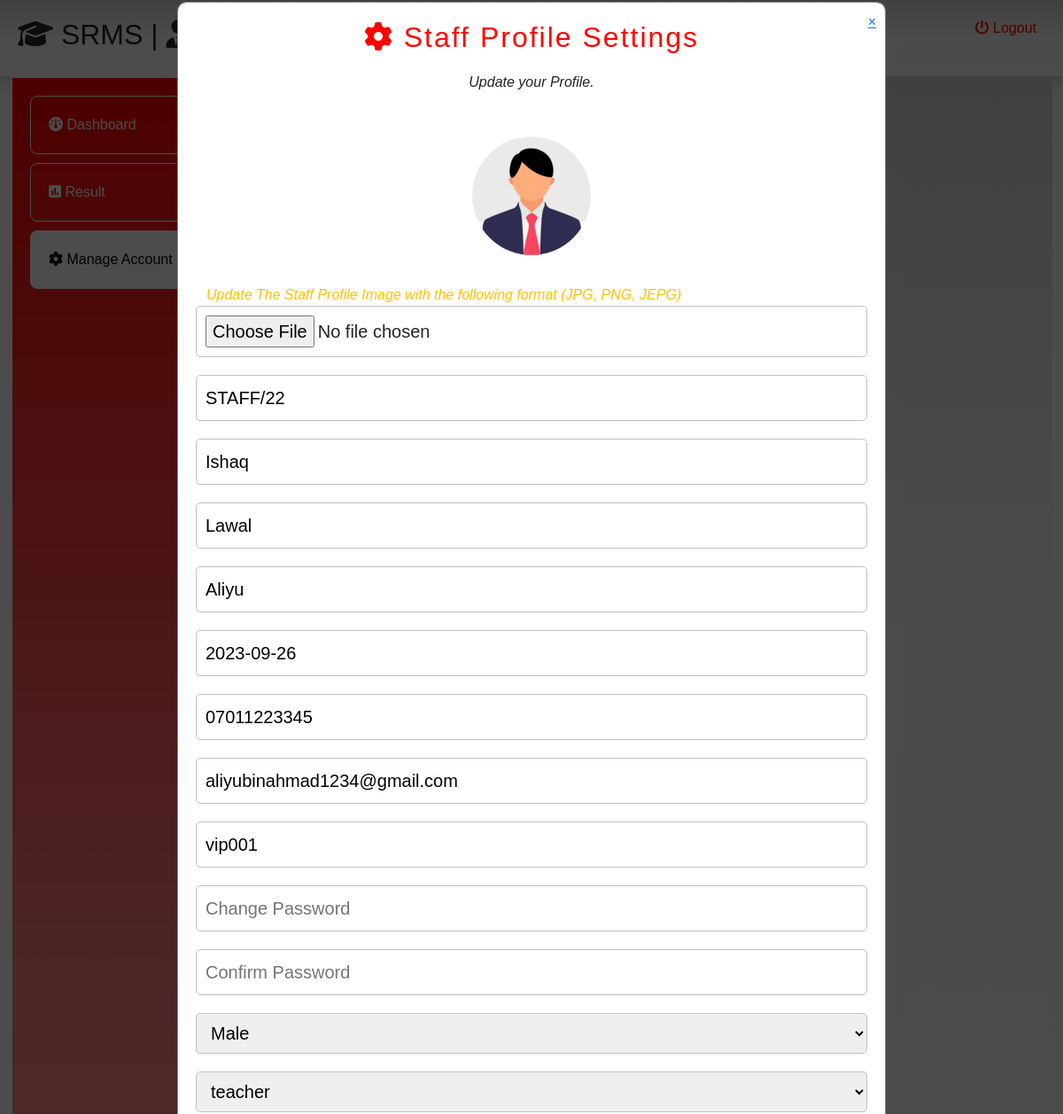
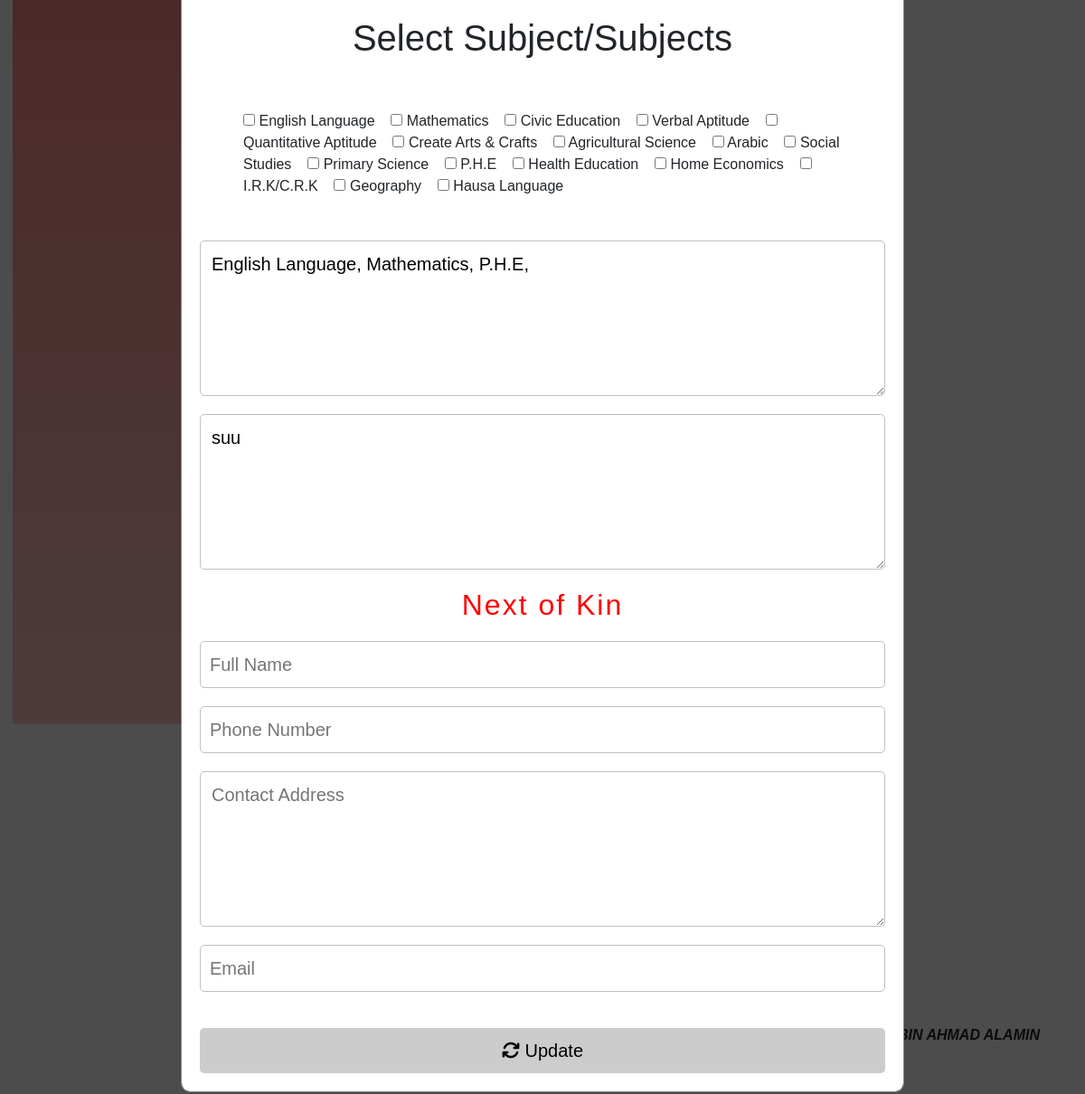
Screenshot of /manage-acc/ (signed in) with the database file from the repository (2 pictures, top to bottom).
### rpms/models.py (models this page shows, shortened)
class Staff(models.Model):
    user = models.ForeignKey(User, on_delete=models.CASCADE)
    id_user = models.IntegerField()
    staff_id = models.CharField(max_length=100, blank=True)
    f_name = models.CharField(max_length=100, blank=True)
    m_name = models.CharField(max_length=100, blank=True)
    l_name = models.CharField(max_length=100, blank=True)
    dob = models.CharField(max_length=100, blank=True)
    gender = models.CharField(max_length=20, blank=True)
    role = models.CharField(max_length=30, blank=True)
    staff_address = models.TextField(max_length=200, blank=True)
    staff_phone = models.CharField(max_length=20, blank=True)
    staff_photo = models.ImageField(upload_to='staff_profile', default='profile.png')
    n_fullname = models.CharField(max_length=100, blank=True)
    n_phone_number = models.CharField(max_length=100, blank=True)
    n_email = models.CharField(max_length=100, blank=True)
    n_address = models.TextField(max_length=200, blank=True)
    subjects = models.TextField(max_length=10000, blank=True)
    staff_fullname = models.CharField(max_length=10000, blank=True)
    date_registered = models.CharField(max_length=100, blank=True)
    last_update = models.CharField(max_length=100, blank=True)

class Subject(models.Model):
    subject_name = models.CharField(max_length=100, blank=True)
    description = models.TextField(max_length=20000, blank=True)
    date_registered = models.CharField(max_length=100, blank=True)
    last_update = models.CharField(max_length=100, blank=True)

### rpms/views.py (the view)
# urls.py: path('manage-acc/', views.manage_acc, name='manage-acc'),
@login_required(login_url='login')
def manage_acc(request):
    staff = Staff.objects.get(user=request.user)
    subjects = Subject.objects.all()
    current_user = Staff.objects.get(user=request.user)
    return render(request, "manage_acc.html", {"staff": staff, "subjects":subjects, "current_user":current_user})

### templates/manage_acc.html (shortened to what this page needs)
<!DOCTYPE html>
<html lang="en">
<head>
    <link rel="stylesheet" href="https://cdnjs.cloudflare.com/ajax/libs/font-awesome/6.4.2/css/all.min.css">
    <link rel="stylesheet" href="https://fontawesome.com/icons/lips?f=classic&s=solid">
    <link rel="stylesheet" href="../static/bootstrap/css/bootstrap.min.css">
    <link rel="stylesheet" href="../static/style.css">
</head>
<body>
    <div class="up-header">
        <div class="brand"><h2><i class="fa fa-graduation-cap"></i> SRMS |  User {{current_user.role}}</h2></div>
        <div class="end-content"><a href="#"><i class="fa fa-power-off"></i> Logout</a></div>
    </div>
    <div class="container-fluid">
        <nav class="nav-section desk">
            <ul>
                <li><a href="#"><i class="fa fa-gauge"></i> Dashboard</a></li>
                <li><a href="#"><i class="fa-solid fa-square-poll-vertical"></i> Result</a></li>
                <li class="ma active"><a href="#"><i class="fa fa-gear"></i> Manage Account</a></li>
            </ul>
        </nav>
        <main class="main-section">
            <div id="myModal" class="modal">
                <div class="modal-content">
                    <a href="/dashboard" class="close" id="closeModalBtn">&times;</a>
                    <h2><i class="fa fa-cog"></i> Staff Profile Settings</h2>
                    <p><i>Update your Profile.</i></p>
                    <img src="{{staff.staff_photo.url}}" alt="" height="100" weight="100">
                    <form id="myForm" method="post" action="/update-acc/" enctype="multipart/form-data">
                        <div class="row">
                            <span class="text-warning"><i>Update The Staff Profile Image with the following format (JPG, PNG, JEPG)</i></span>
                            <input type="file" id="profileimg" name="profileimg" placeholder="Profile Image">
                        </div>
                        <div class="row">
                            <input type="text" id="staff-id" name="staff-id" placeholder="Staff ID" value="{{staff.staff_id}}">
                        </div>
                        <div class="row">
                            <input type="text" id="fname" name="fname" placeholder="First Name" value="{{staff.f_name}}">
                        </div>
                        <div class="row">
                            <input type="text" id="mname" name="mname" placeholder="Middle Name (Optional)" value="{{staff.m_name}}">
                        </div>
                        <div class="row">
                            <input type="text" id="lname" name="lname" placeholder="Last Name" value="{{staff.l_name}}">
                        </div>
                        <div class="row">
                            <input type="text" id="dob" name="dob" placeholder="Date of Birth" value="{{staff.dob}}">
                        </div>
                        <div class="row">
                            <input type="number" id="staff_phone" name="staff_phone" placeholder="Phone Number" value="{{staff.staff_phone}}">
                        </div>
                        <div class="row">
                            <input type="email" id="email" name="email" placeholder="Email" value="{{staff.user.email}}">
                        </div>
                        <div class="row">
                            <input type="text" id="username" name="username" placeholder="Username" value="{{staff.user.username}}">
                        </div>
                        <div class="row">
                            <input type="password" id="password" name="password" placeholder="Change Password">
                        </div>
                        <div class="row">
                            <input type="password" id="cpassword" name="cpassword" placeholder="Confirm Password">
                        </div>
                        <div class="row">
                            <select name="gender" id="">
                                <option value="{{staff.gender}}">{{staff.gender}}</option>
                            </select>
                        </div>
                        {% if current_user.role == 'admin' %}
                        <div class="row">
                            <select name="role" id="" required>
                                <option value="{{staff.role}}">{{staff.role}}</option>
                                <option value="">Select role</option>
                                <option value="admin">admin</option>
                                <option value="teacher">teacher</option>
                            </select>
                        </div>
                        {% else %}
                        <div class="row">
                            <select name="role" id="" required>
                                <option value="{{staff.role}}">{{staff.role}}</option>
                            </select>
                        </div>
                        {% endif %}
                        {% if current_user.role == 'teacher' %}
                        <h1>Select Subject/Subjects</h1>
                        <div class="subj p-5">
                            {% for subject in subjects %}
                            <input type="checkbox" name="" id="" value="{{subject.subject_name}}" class="chck">
                            <span>{{subject.subject_name}}</span> &nbsp;&nbsp;
                            {% endfor %}
                        </div>
                        <div class="row">
                            <textarea name="subj" id="subj" cols="30" rows="5" placeholder="Staff Subjects">{{staff.subjects}}</textarea>
                        </div>
                        {% endif %}
                        <div class="row">
                            <textarea name="address1" id="" cols="30" rows="5" placeholder="Contact Address">{{staff.staff_address}}</textarea>
                        </div>
                        <h2>Next of Kin</h2>
                        <div class="row">
                            <input type="text" id="full_name" name="full_name" placeholder="Full Name" value="{{staff.n_fullname}}">
                        </div>
                        <div class="row">
                            <input type="number" id="p_number" name="p_number" placeholder="Phone Number" value="{{staff.n_phone_number}}">
                        </div>
                        <div class="row">
                            <textarea name="address2" id="" cols="30" rows="5" placeholder="Contact Address">{{staff.n_address}}</textarea>
                        </div>
                        <div class="row">
                            <input type="email" id="email2" name="email2" placeholder="Email" value="{{staff.n_email}}">
                        </div>
                        <button type="submit"><i class="fa fa-refresh"></i> Update</button>
                    </form>
                </div>
            </div>
            <div class="icons">
                <a href="#" id="openModalBtn2">
                </a> <br>
                <a href="#" id="openModalBtn3">
                </a><br>
                <span>Powered By - <i><b>BIN AHMAD ALAMIN</b></i></span>
            </div>
        </main>
    </div>
</body>
</html>

### static/style.css (style rules this page uses)
* { margin: 0; font-family: Arial, Helvetica, sans-serif; }
.up-header { background: linear-gradient(rgb(216, 216, 216), rgba(249, 249, 249, 0.484), rgba(255, 255, 255, 0.198)); box-shadow: 0 .5rem 1rem rgba(0,0,0, .2); display: flex; justify-content: space-between; padding: 20px; }
.container-fluid { display: flex; }
.nav-section { background: linear-gradient(red, rgba(255, 0, 0, 0.518), rgba(255, 0, 0, 0.227)); height: 80vh; border: 2px solid #fff; width: 30%; transition: all 1s; }
.nav-section ul li a { color: #fff; text-decoration: none; transition: all 2s; }
.nav-section ul li { padding: 20px; list-style: none; border: 1px solid #fff; margin-bottom: 10px; transition: all 1s; border-radius: 8px; }
.nav-section ul { padding: 20px; }
.end-content a { color: red; text-decoration: none; transition: all 1s; padding: 10px; }
.nav-section .active { background-color: #fff; }
.nav-section .active a { color: #000; }
.main-section { background: linear-gradient(rgb(216, 216, 216), rgba(249, 249, 249, 0.484), rgba(255, 255, 255, 0.198)); height: 50vh; width: 100%; }
.icons { position: absolute; right: 50px; bottom: 50px; line-height: 30px; }
.modal { display: none; position: fixed; top: 0; left: 0; width: 100%; height: 100%; background-color: rgba(0,0,0,0.7); transition: all 1s; }
.modal-content { background-color: #fff; margin: 2px auto; padding: 20px; border: 1px solid #888; width: 100%; max-width: 800px; position: relative; transition: all 1s; }
.close { position: absolute; top: 0; right: 0; padding: 10px; cursor: pointer; }
.modal-content { display: flex; flex-direction: column; align-items: center; justify-content: center; border-radius: 10px; }
.modal-content h2 { margin-bottom: 20px; font-family: Impact, Haettenschweiler, 'Arial Narrow Bold', sans-serif; letter-spacing: 2px; color: red; }
.row { display: flex; flex-direction: column; align-items: center; margin-bottom: 20px; width: 100%; }
form { display: flex; flex-direction: column; align-items: center; width: 100%; }
.modal-content .row input, select, textarea { width: 100%; font-size: 20px; padding: 10px; outline: none; border: 1px solid silver; border-radius: 5px; }
.modal-content button { background: #ccc; border: none; font-size: 20px; padding: 10px; margin-top: 20px; width: 100%; border-radius: 5px; cursor: pointer; transition: all 1s; }

### templates/manage_acc.html (style rules this page uses)
.modal { display: block; position: fixed; top: 0; left: 0; width: 100%; height: 100%; background-color: rgba(0,0,0,0.7); transition: all 1s; }
input[type=checkbox] { accent-color: red; }
img { border-radius: 50%; height: 200px; width: 200px; }

### rows the page displays
Staff: staff_photo (placeholder picture), staff-id "STAFF/22", fname "Ishaq", mname "Lawal", lname "Aliyu", dob "2023-09-26", staff_phone "07011223345", email "aliyubinahmad1234@gmail.com", username "vip001", gender "Male", role "teacher", subj "English Language, Mathematics, P.H.E,", address1 "suu"
Subject: subject_name "English Language"
Subject: subject_name "Mathematics"
Subject: subject_name "Civic Education"
Subject: subject_name "Verbal Aptitude"
Subject: subject_name "Quantitative Aptitude"
Subject: subject_name "Create Arts & Crafts"
Subject: subject_name "Agricultural Science"
Subject: subject_name "Arabic"
Subject: subject_name "Social Studies"
Subject: subject_name "Primary Science"
Subject: subject_name "P.H.E"
Subject: subject_name "Health Education"
Subject: subject_name "Home Economics"
Subject: subject_name "I.R.K/C.R.K"
Subject: subject_name "Geography"
Subject: subject_name "Hausa Language"
